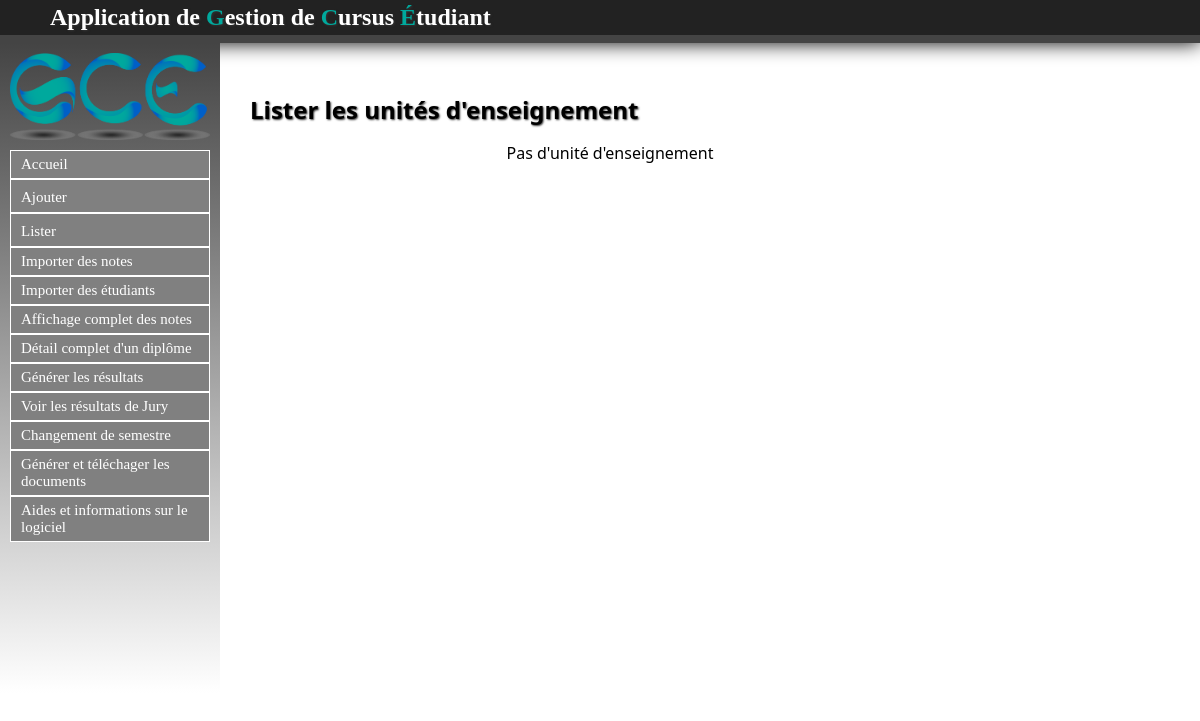
The app's page /UE/listerUE, older data.
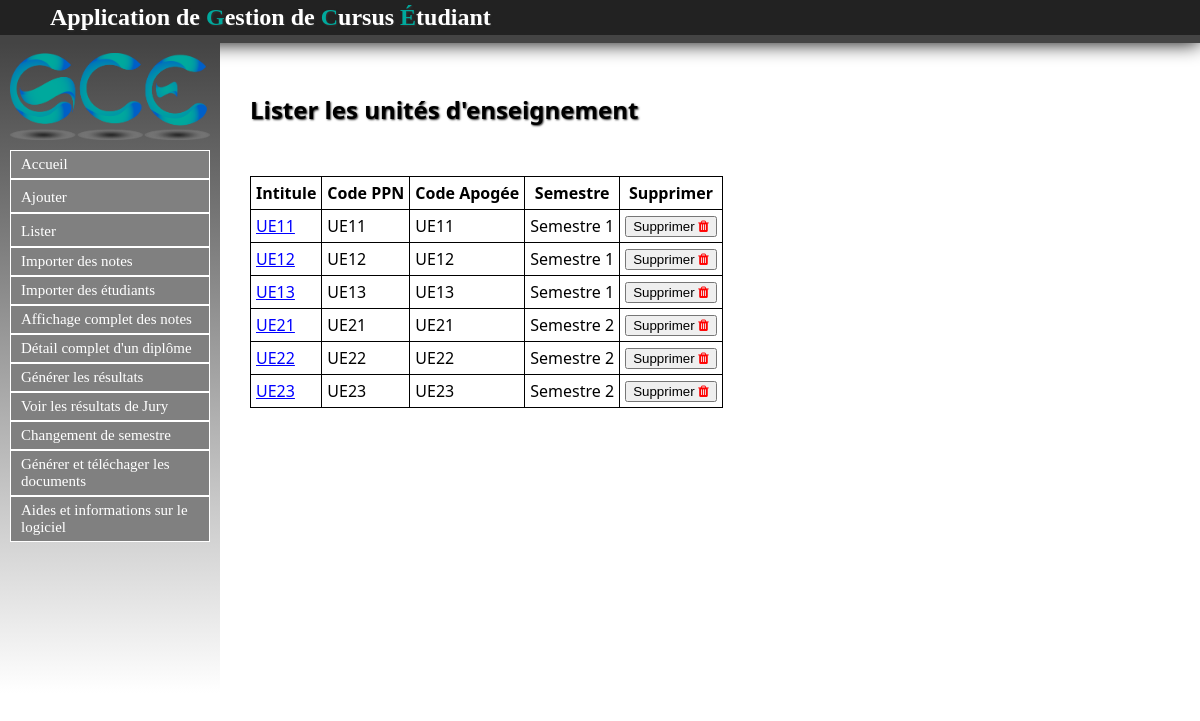
The same page, newer data.
### UE/models.py (models this page shows, shortened)
class UE(models.Model):
	intitule = models.CharField(max_length=30,null=False)
	code_ppn = models.CharField(max_length=30,null=False)
	code_apogee = models.CharField(max_length=30,null=False)
	semestre = models.ForeignKey(Semestre, null=False)
	coefficient = models.FloatField(null=False)

### Semestre/models.py (models this page shows)
class Semestre(models.Model):
	code_ppn = models.CharField(max_length=30,null=False)
	code_apogee = models.CharField(max_length=30,null=False)
	intitule = models.CharField(max_length=30, null=False)
	diplome = models.ForeignKey(Diplome, null=True)
	def __str__(self):
		return self.intitule

### UE/views.py (the view)
def listerUE(request):
	ues = UE.objects.all()
	return render(request, 'contenu_html/listerUE.html',{'ues': ues})

### UE/templates/contenu_html/listerUE.html (shortened to what this page needs)
{% extends "templates/base.html" %}
{% block content %}
	<h1>Lister les unités d'enseignement</h1>
	{% if not ues %}
		<p>Pas d'unité d'enseignement</p>
	{% else %}
	<table style="border:1px solid black; border-collapse : collapse;">
		<tr>
			<th style="border:1px solid black;">Intitule</th>
			<th style="border:1px solid black;">Code PPN</th>
			<th style="border:1px solid black;">Code Apogée</th>
			<th style="border:1px solid black;">Semestre</th>
			<th style="border:1px solid black;">Supprimer</th>
		</tr>
	{% endif %}
	{% for ue in ues %}
		<tr>
			<td style="border:1px solid black;"><a href="detailUE/{{ ue.id }}">{{ ue.intitule }}</a></td>
			<td style="border:1px solid black;">{{ ue.code_ppn }}</td>
			<td style="border:1px solid black;">{{ ue.code_apogee }}</td>
			<td style="border:1px solid black;">{{ ue.semestre }}</td>
			<td><a href="supprue/{{ ue.id }}"><button>Supprimer <i style="color:red" class="fa fa-trash" aria-hidden="true"></i></button></a></td>
		</tr>
	{% endfor %}
	</table>
{% endblock %}

### cursusEtu/templates/base.html (shortened to what this page needs)
<html>
	<head>
		{% load static %}
		<link rel="stylesheet" type="text/css" href="{% static 'css/stylesheet.css' %}" />
		<link rel="stylesheet" type="text/css" href="{% static 'css/font-awesome.css' %}" />
	</head>
	<body>
		<div id="header">
			<h1>Application de <label id="GCE">G</label>estion de <label id="GCE">C</label>ursus <label id="GCE">É</label>tudiant</h1>
		</div>
		<nav id="menu">
			<img id="logo" src="{% static 'image/logo.png' %}" alt="Logo GCE" />
			<ul id="menu-deroulant">
		            <a href="/"><li>Accueil</li></a>
		        <li id="ajouter">
		            <a>Ajouter</a>
		        </li>
		        <li id="lister">
		            <a>Lister</a>
		        </li>
		            <a href="/Note/importer_csv"><li>Importer des notes</li></a>
					<a href="/Etudiant/importer_etu"><li>Importer des étudiants</li></a>
		            <a href="/Etudiant/affichageComplet"><li>Affichage complet des notes</li></a>
					<a href="/Diplome/detailDiplome"><li>Détail complet d'un diplôme</li></a>
					<a href="/Note/listerResultat"><li>Générer les résultats</li></a>
					<a href="/Note/resultatJury"><li>Voir les résultats de Jury</li></a>
					<a href="/Semestre/faireEvoluerInstanceSemestre"><li>Changement de semestre</li></a>
					<a href="/Documents/genererDocuments"><li>Générer et téléchager les documents</li></a>
					<a href="/aides"><li>Aides et informations sur le logiciel</li></a>
			</ul>
		</nav>
		<div id="main">
			{% block content %}
			{% endblock %}
		</div>
	</body>
</html>

### static/css/stylesheet.css (style rules this page uses)
a { color:#222222; text-decoration: none; }
table a { color: blue; text-decoration: underline; }
html,body { height: 100%; }
body { font-family: "Segoe UI", Verdana, serif; font-size:12pt; margin:0; padding:0; }
#header { width:100%; padding-top: 4px; padding-bottom: 4px; background-color:#222222; box-shadow:0 0 20px #000000; border-bottom:solid #444444 8px; font-family: walkway; }
#GCE { color: #00A99D; }
#menu a { color: white; font-size: 15px; font-family: walkway; }
li { border : 1px solid white; padding: 5px 0px 5px 0px; background-color :gray; cursor: pointer; padding-left: 10px; }
#menu-deroulant, #menu-deroulant ul { padding: 0; margin: 0; list-style: none; }
h1 { text-shadow:1px 1px 2px #333333; text-align: left; color:white; margin:0px; margin-left: 50px; font-size: 1.5em; }
#menu { background: linear-gradient(to bottom, #444444, white); width: 200px; height: 80%; padding: 10px; padding-top: 0px; float: left; }
#main { width : 800px; margin:auto; text-align: center; margin-top: 50px; }
table { border:1px solid black; border-collapse : collapse; }
#main h1 { color: black; }
table { margin: 50px 50px 50px 50px; }
td, th { padding: 5px; border:1px solid black; }
#logo { vertical-align: middle; width: 200px; margin-top: 10px; margin-bottom: 10px; }

Row changes from the older to the newer data that the page shows:
added UE: intitule "UE11", code_ppn "UE11", code_apogee "UE11", semestre "Semestre 1"
added UE: intitule "UE12", code_ppn "UE12", code_apogee "UE12", semestre "Semestre 1"
added UE: intitule "UE13", code_ppn "UE13", code_apogee "UE13", semestre "Semestre 1"
added UE: intitule "UE21", code_ppn "UE21", code_apogee "UE21", semestre "Semestre 2"
added UE: intitule "UE22", code_ppn "UE22", code_apogee "UE22", semestre "Semestre 2"
added UE: intitule "UE23", code_ppn "UE23", code_apogee "UE23", semestre "Semestre 2"
Text that changed along with them:
text no longer shown: "Pas d'unité d'enseignement"
text now shown: "Intitule Code PPN Code Apogée Semestre Supprimer"
